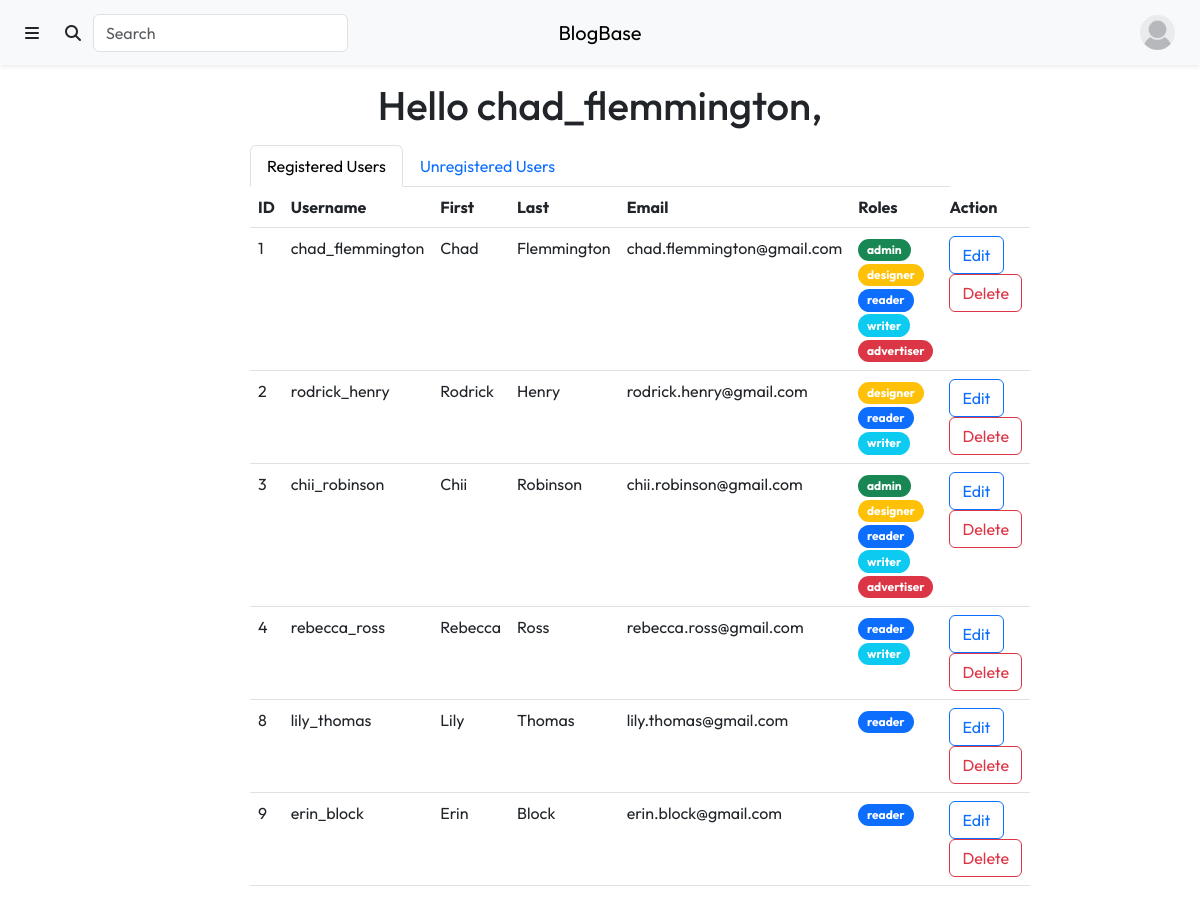
Before: /content/admin.php (signed in) with the older database file.
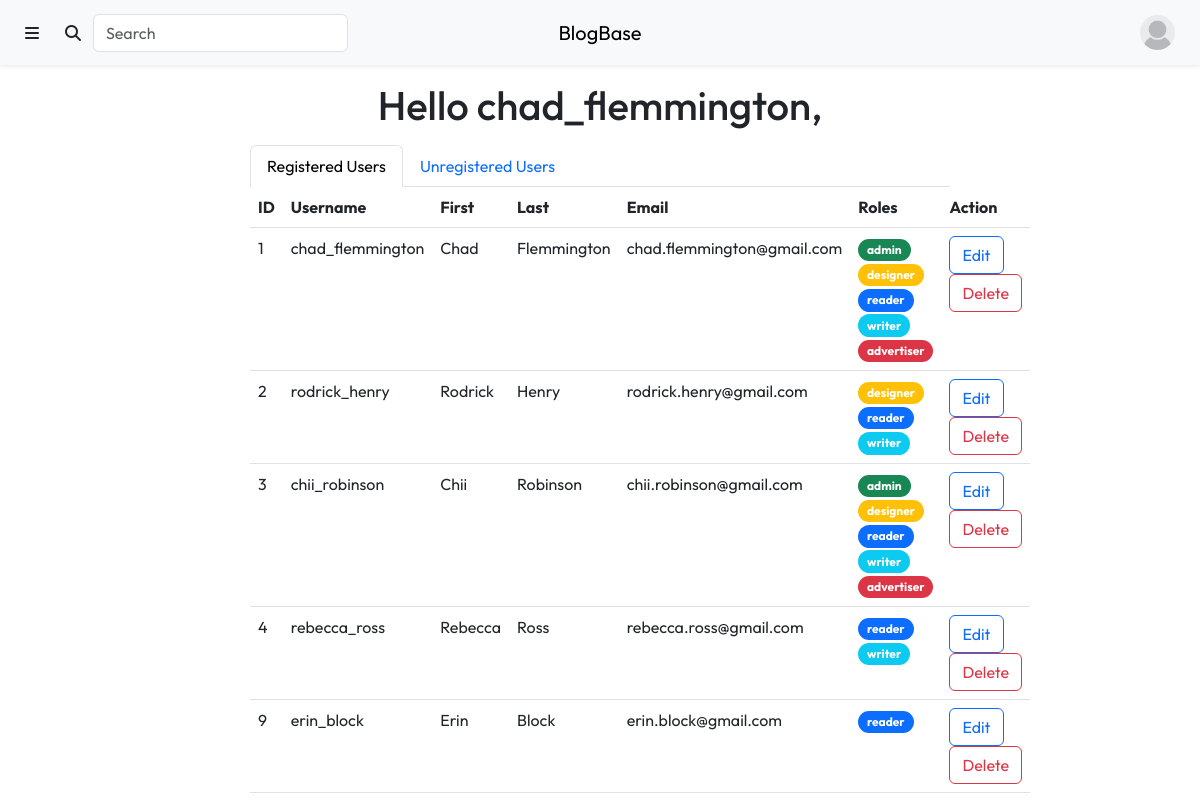
After: the same page with the newer database file.
### tables this page shows
CREATE TABLE `Users` (
  `user_id` int(11) NOT NULL,
  `profile_picture` varchar(255) NOT NULL DEFAULT 'anonymous.jpg',
  `username` varchar(50) NOT NULL,
  `first_name` varchar(50) NOT NULL,
  `last_name` varchar(50) NOT NULL,
  `email` varchar(50) NOT NULL,
  `password` varchar(255) NOT NULL,
  `approved` tinyint(1) NOT NULL DEFAULT 0,
  `reader` tinyint(1) NOT NULL DEFAULT 1,
  `writer` tinyint(1) NOT NULL DEFAULT 0,
  `designer` tinyint(1) NOT NULL DEFAULT 0,
  `advertiser` tinyint(1) NOT NULL DEFAULT 0,
  `admin` tinyint(1) NOT NULL DEFAULT 0
);

### include/user_info.inc.php (called while the page is built, shortened)
<?php
if (isset($_SESSION['username'])) {
    $user_query = "SELECT *
                   FROM Users
                   WHERE username = '" . $_SESSION['username'] . "';";
    $user_result = mysqli_query($con, $user_query);
    $user_info = $user_result->fetch_assoc();
}
?>

### content/admin.php (the view, shortened to what this page needs)
<?php
require_once "../include/connect.inc.php";
include_once "../include/user_info.inc.php";
?>
<!DOCTYPE html>
<html lang="en">
    <head>
        <link rel="stylesheet" href="https://cdn.jsdelivr.net/npm/bootstrap@5.3.0-alpha1/dist/css/bootstrap.min.css">
        <link rel="stylesheet" href="https://cdnjs.cloudflare.com/ajax/libs/font-awesome/6.2.1/css/all.min.css">
        <link rel="stylesheet" href="./css/styles.css">
    </head>
    <body>
        <div class="header">
            <?php include "./views/header.php" ?>
            <?php include "./views/sidebar.php" ?>
        <div class="container mt-3 mb-3 text-center">
            <h1>Hello <?php echo $user_info['username'] ?>,</h1>
        </div>
        <div class="col-10 col-lg-7 mx-auto mt-3">
            <ul class="nav nav-tabs" id="users-tab" role="tablist">
                <li class="nav-item" role="presentation">
                    <button class="nav-link active" id="registered-tab" data-bs-toggle="tab" data-bs-target="#registered-tab-pane" type="button" role="tab" aria-controls="registered-tab-pane" aria-selected="true">Registered Users</button>
                </li>
                <li class="nav-item" role="presentation">
                    <button class="nav-link" id="unregistered-tab" data-bs-toggle="tab" data-bs-target="#unregistered-tab-pane" type="button" role="tab" aria-controls="unregistered-tab-pane" aria-selected="false">Unregistered Users</button>
                </li>
            </ul>
            <div class="tab-content" id="users-tab-content">
                <div class="tab-pane fade show active" id="registered-tab-pane" role="tabpanel" aria-labelledby="registered-tab" tabindex="0">
                    <?php
                    $reg_users_query = "SELECT *
                                        FROM Users
                                        WHERE approved = 1";
                    $reg_users_result = mysqli_query($con, $reg_users_query);
                    ?>
                    <table class="table text-start">
                        <thead>
                            <tr>
                                <th scope="col">ID</th>
                                <th scope="col">Username</th>
                                <th scope="col">First</th>
                                <th scope="col">Last</th>
                                <th scope="col">Email</th>
                                <th scope="col">Roles</th>
                                <th scope="col">Action</th>
                            </tr>
                        </thead>
                        <tbody>
                            <?php while ($current_row = $reg_users_result->fetch_assoc()) { ?>
                                <form method="post">
                                    <tr>
                                        <td>
                                            <span class="user-info"><?php echo $current_row['user_id'] ?></span>
                                        </td>
                                        <td>
                                            <span class="user-info"><?php echo $current_row['username'] ?></span>
                                        </td>
                                        <td>
                                            <span class="user-info"><?php echo $current_row['first_name'] ?></span>
                                        </td>
                                        <td>
                                            <span class="user-info"><?php echo $current_row['last_name'] ?></span>
                                        </td>
                                        <td>
                                            <span class="user-info"><?php echo $current_row['email'] ?></span>
                                        </td>
                                        <td>
                                            <?php
                                            if ($current_row['admin'] == 1) {
                                                echo "<a class='btn badge bg-success rounded-pill text-decoration-none' href='#'>admin</a>";
                                            }
                                            if ($current_row['designer'] == 1) {
                                                echo "<a class='btn badge bg-warning rounded-pill text-decoration-none' href='#'>designer</a>";
                                            }
                                            if ($current_row['reader'] == 1) {
                                                echo "<a class='btn badge bg-primary rounded-pill text-decoration-none' href='#'>reader</a>";
                                            }
                                            if ($current_row['writer'] == 1) {
                                                echo "<a class='btn badge bg-info rounded-pill text-decoration-none' href='#'>writer</a>";
                                            }
                                            if ($current_row['advertiser'] == 1) {
                                                echo "<a class='btn badge bg-danger rounded-pill text-decoration-none' href='#'>advertiser</a>";
                                            }
                                            ?>
                                        </td>
                                        <td>
                                            <a class="btn btn-outline-primary" id="edit-btn" href="#" onclick="edit_user()">Edit</a>
                                            <a class="btn btn-outline-danger" href="../include/delete_user.inc.php?id=<?php echo $current_row['user_id']; ?>">Delete</a>
                                        </td>
                                    </tr>
                                </form>
                            <?php } ?>
                        </tbody>
                    </table>
                </div>
            </div>
        </div>
    </body>
</html>

### content/views/header.php (shortened to what this page needs)
<?php include_once "../include/user_info.inc.php"; ?>
<nav class="navbar navbar-expand bg-light shadow-sm">
     <div class="container-fluid">
        <div class="me-auto order-0 order-md-0 col-4">
            <ul class="navbar-nav me-auto">
                <li class="nav-item">
                    <a class="btn" data-bs-toggle="offcanvas" href="#offcanvas-sidebar" role="button" aria-controls="offcanvas-sidebar">
                        <span class="fa-solid fa-bars"></span>
                    </a>
                </li>
                <li class="nav-item d-md-block d-none">
                    <form method="get" action="./search.php" class="input-group rounded">
                        <button class="btn input-group-text rounded" type="submit">
                            <i class="fa-solid fa-search"></i>
                        </button>
                        <input class="form-control rounded" name="query" type="search" placeholder="Search" aria-label="Search">
                    </form>
                </li>
            </ul>
        </div>
        <a class="navbar-brand col-4 mx-auto text-center order-1 order-md-1" href="./index.php">BlogBase</a>
        <div class="navbar ms-auto order-2 col-4 py-0">
            <ul class="navbar-nav ms-auto">
                <?php if (isset($user_info['username'])) { ?>
                    <li class="nav-item">
                        <div class="dropdown">
                            <button class="btn" type="button" data-bs-toggle="dropdown" aria-expanded="false">
                                <img src="./uploads/profile_pictures/<?php echo $user_info['profile_picture']; ?>" class="rounded-circle" style="width:35px; height:35px;">
                            </button>
                        </li>
                    </div>
            <?php } ?>
        </div>
    </div>

### content/css/styles.css (style rules this page uses)
* { font-family: 'Outfit', sans-serif; }

Changed rows visible on the page:
removed users: user_id "8", username "lily_thomas", first_name "Lily", last_name "Thomas", email "lily.thomas@gmail.com", reader "reader"
